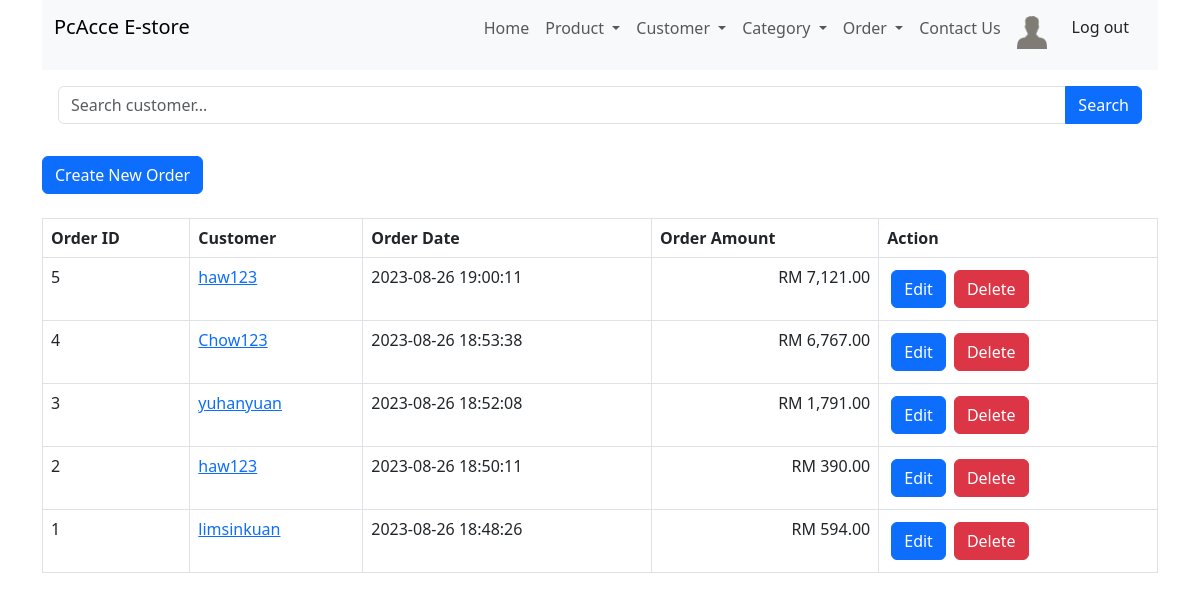
The app's page /order_read.php (signed in) with its own data.
### tables this page shows
CREATE TABLE `order_summary` (
  `order_id` int(11) NOT NULL,
  `customer_id` int(11) NOT NULL,
  `order_date` datetime NOT NULL
);

CREATE TABLE `customers` (
  `user_id` int(11) NOT NULL,
  `username` varchar(20) NOT NULL,
  `image` varchar(100) NOT NULL,
  `first_name` varchar(20) NOT NULL,
  `last_name` varchar(20) NOT NULL,
  `password` text NOT NULL,
  `email` varchar(30) NOT NULL,
  `date_of_birth` date NOT NULL,
  `registration_date_time` datetime NOT NULL,
  `gender` enum('male','female') NOT NULL,
  `status` enum('active','inactive') NOT NULL DEFAULT 'active'
);

### order_read.php (the view, shortened to what this page needs)
<html lang="en">
<head>
    <link href="https://cdn.jsdelivr.net/npm/bootstrap@5.3.0/dist/css/bootstrap.min.css" rel="stylesheet">
</head>
<body>
    <div class="container">
        <?php
        include 'menu/menu.php';
        ?>
        <?php
        include 'config/database.php';
        $searchKeyword = isset($_GET['search']) ? $_GET['search'] : '';
        $query = "SELECT customers.username, order_summary.order_date, order_summary.order_id FROM order_summary INNER JOIN customers ON customers.user_id = order_summary.customer_id";
        $query .= " ORDER BY order_id DESC";
        $stmt = $con->prepare($query);
        $stmt->execute();
        $num = $stmt->rowCount();
        echo '<div class="p-3">
            <form method="GET" action="">
                <div class="input-group mb-3">
                    <input type="text" class="form-control" name="search" placeholder="Search customer..." value="' . str_replace('%', '', $searchKeyword) . '">
                    <button class="btn btn-primary" type="submit">Search</button>
                </div>
            </form>
        </div>';
        echo "<div><a href='order_create.php' class='btn btn-primary m-b-1em'>Create New Order</a></div>" . "<br>";
        if ($num > 0) {
            echo "<table id='product_table' class='table table-hover table-responsive table-bordered'>";
            echo "<tr>";
            echo "<th>Order ID</th>";
            echo "<th>Customer</th>";
            echo "<th>Order Date</th>";
            echo "<th>Order Amount</th>";
            echo "<th>Action</th>";
            echo "</tr>";
            $decimaltotal=0;
            for ($i = 1; $i <= $num; $i++) {
                $total = 0;
                $totalquery = "SELECT products.name, products.price, products.promote_price, order_detail.quantity FROM order_detail INNER JOIN products ON products.id = order_detail.product_id INNER JOIN order_summary ON order_summary.order_id = order_detail.order_id INNER JOIN customers ON customers.user_id = order_summary.customer_id WHERE order_detail.order_id=:id";
                $totalstmt = $con->prepare($totalquery);
                $totalstmt->bindParam(':id', $i);
                $totalstmt->execute();
                $row = $stmt->fetch(PDO::FETCH_ASSOC);
                extract($row);
                echo "<tr>";
                echo "<td>{$order_id}</td>";
                echo "<td><a href='order_detail_read.php?id={$order_id}'>{$username}</a></td>";
                echo "<td>{$order_date}</td>";
                while ($totalrow = $totalstmt->fetch(PDO::FETCH_ASSOC)) {
                    if ($totalrow['promote_price'] < $totalrow['price'] && $totalrow['promote_price'] > 0) {
                        $theprice = $totalrow['promote_price'];
                    } else {
                        $theprice = $totalrow['price'];
                    }
                    $amount = $totalrow['quantity'] * $theprice;
                    $total += $amount;
                    $decimaltotal = number_format($total, '2', '.');
                }
                echo "<td class = 'text-end'>RM {$decimaltotal}</td>";
                echo "<td>";
                echo "<a href='order_update.php?id={$order_id}' class='btn btn-primary m-r-1em m-1'>Edit</a>";
                echo "<a href='#' onclick='delete_order({$order_id});'  class='btn btn-danger m-1'>Delete</a>";
                echo "</td>";
                echo "</tr>";
            }
            echo "</table>";
        } else {
            echo "<div class='alert alert-danger'>No records found.</div>";
        }
        ?>
    </div>
</body>
</html>

### records on screen
order_summary: order_id "5", customer.username "haw123", order_date "2023-08-26 19:00:11", decimaltotal "7,121.00"
order_summary: order_id "4", customer.username "Chow123", order_date "2023-08-26 18:53:38", decimaltotal "6,767.00"
order_summary: order_id "3", customer.username "yuhanyuan", order_date "2023-08-26 18:52:08", decimaltotal "1,791.00"
order_summary: order_id "2", customer.username "haw123", order_date "2023-08-26 18:50:11", decimaltotal "390.00"
order_summary: order_id "1", customer.username "limsinkuan", order_date "2023-08-26 18:48:26", decimaltotal "594.00"
